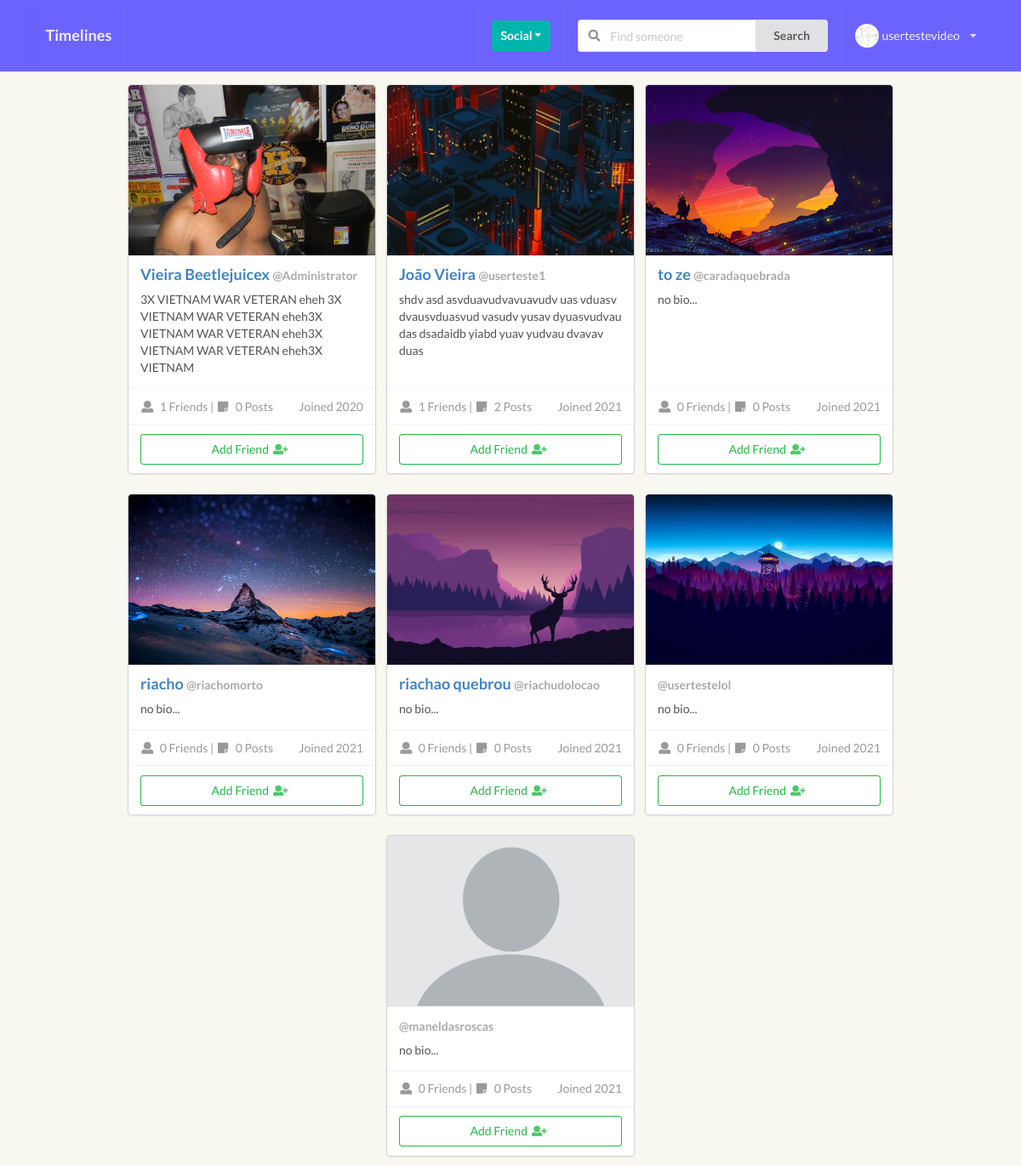
The page /profiles/ (signed in) on the database its author committed.
### perfil/models.py (models this page shows, shortened)
class Profile(models.Model):
    first_name = models.CharField(max_length=200, blank=True)
    last_name = models.CharField(max_length=200, blank=True)
    username = models.OneToOneField(User, on_delete=models.CASCADE)
    bio = models.TextField(default="no bio...", max_length=120)
    email = models.EmailField(max_length=200, blank=True)
    country = models.CharField(max_length=200, blank=True)
    avatar = models.ImageField(default='avatar.png', upload_to='avatars/')
    friends = models.ManyToManyField(User, blank=True, related_name='friends')
    slug = models.SlugField(unique=True, blank=True)
    updated = models.DateTimeField(auto_now=True)
    created = models.DateTimeField(auto_now_add=True)
    objects = ProfileManager()
    def get_absolute_url(self):
        return reverse("perfil:profile_detail_view", kwargs={"slug": self.slug})
    def get_friends_no(self):
        return self.friends.count()
    def get_posts_no(self):
        return self.posts.all().count() #'posts' is related name to comments authors in /posts/models.py
    def created_str(self):
        new_created = self.created.strftime('%y')
        return new_created
    __initial_first_name = None
    __initial_last_name = None
    def __init__(self, *args, **kwargs):
        super().__init__(*args, **kwargs)
        self.__initial_first_name = self.first_name
        self.__initial_last_name = self.last_name

### perfil/views.py (the view, shortened to what this page needs)
# urls.py: path('', ProfileListView.as_view(), name="all-profiles-view"),
class ProfileListView(LoginRequiredMixin, ListView):
    model = Profile
    template_name = 'perfil/profiles_list.html'
    def get_queryset(self):
        qs = Profile.objects.get_all_profiles(self.request.user)
        return qs
    def get_context_data(self, **kwargs):
        context = super().get_context_data(**kwargs)
        user = User.objects.get(username__iexact=self.request.user)
        profile = Profile.objects.get(username=user)
        rel_r = Relationship.objects.filter(sender=profile)
        rel_s = Relationship.objects.filter(receiver=profile)
        rel_receiver = []
        rel_sender = []
        for item in rel_r:
            rel_receiver.append(item.receiver.username)
        for item in rel_s:
            rel_sender.append(item.sender.username)
        context["rel_receiver"] = rel_receiver
        context["rel_sender"] = rel_sender
        context['is_empty'] = False
        if len(self.get_queryset()) == 0:
            context['is_empty'] = True
        return context

### perfil/context_processors.py (called while the page is built)
def profile_pic(request):
    if request.user.is_authenticated:
        profile_obj = Profile.objects.get(username=request.user)
        pic = profile_obj.avatar
        return {'picture':pic}
    return {}

def invitations_received_no(request):
    if request.user.is_authenticated:
        profile_obj = Profile.objects.get(username=request.user)
        qs_count = Relationship.objects.invitations_received(profile_obj).count()
        return {'invites_num':qs_count}
    return {}

### perfil/models.py (called while the page is built)
    def get_all_profiles(self, me):
        profiles = Profile.objects.all().exclude(username=me)
        return profiles

    def invitations_received(self, receiver):
        qs = Relationship.objects.filter(receiver=receiver, status='send')
        return qs

### perfil/templates/perfil/profiles_list.html (shortened to what this page needs)
{% extends 'base.html' %} {% block title %} All Profiles {% endblock title %} {% block content %}
<div class="ui grid mt-100">
    <div class="ui centered cards">
        {% for obj in object_list %}
        <div class="card">
            <div class="image">
                <img class="profile-list-avatar" src="{{obj.avatar.url}}">
            </div>
            <div class="content">
                <div class="header"><a href="{{ obj.get_absolute_url}}">{{obj.first_name}} {{obj.last_name}} <span class="small_text">@{{obj.username}}</span></a>
                </div>
                <div class="description">
                    {{obj.bio}}
                </div>
            </div>
            <div class="extra content">
                <span class="right floated">
              Joined 20{{obj.created_str}}
            </span>
                <span>
              <i class="user icon"></i>
              {{obj.get_friends_no}} Friends |
              <i class="sticky note icon"></i>
              {{obj.get_posts_no}} Posts
            </span>
            </div>
            <div class="extra content">
                <span>
                    {% if obj.username not in rel_receiver and request.user not in rel_sender %}
                    <form class="send_invite" action="{% url 'perfil:send_invite' %}" method="POST">
                        <button type="submit" class="ui positive basic button max-content-width">Add Friend&nbsp;&nbsp;&nbsp;<i class="user plus icon "></i></button>
                    </form>
                    {% endif %}
                </span>
            </div>
        </div>
        {% endfor %}</div>
</div> {% endblock content %}

### templates/main/navbar.html (shortened to what this page needs)
<div class="ui inverted menu nav mb-7 fixed top sticky" style="background-color: #6C63FF !important;">
    <div class="ui container">
        {% if request.user.is_authenticated %}
        <a href="{% url 'posts:main-post-view' %}" class="item">
            <h3>Timelines</h3>
        </a>
        {% else %}
        <a href="{% url 'home' %}" class="item">
            <h3>Timelines</h3>
        </a>
        {% endif %}
        <div class="right menu">
            {% if request.user.is_authenticated %}
            <div class="item">
                <div class="ui floating dropdown icon button teal"> Social
                    <i class="dropdown icon"></i>
                </div>
            </div>
            <div class="item">
                <form action="{% url 'perfil:profile-search' %}" method="POST">
                    <div class="ui action left icon input">
                        <input class="prompt" type="text" name='searched_name' placeholder="Find someone">
                        <button type='submit' class="ui button">Search</button>
                    </div>
                </form>
            </div>
            <div class="item ui floating dropdown">
                <img src={{picture.url}} class='ui avatar image'>{{ request.user }}<i class="dropdown icon"></i>
            </div>
            {% endif %}
        </div>
    </div>
</div>

### static_project/style.css (style rules this page uses)
body { background: #F8F8F1 !important; }
.nav { border-radius: 0px !important; padding: 10px 0 10px 0 !important; }
.mb-7 { margin-bottom: 7px !important; }
.mt-100 { margin-top: 100px !important; }
.max-content-width { width: 100%; }
.small_text { font-size: 1rem; color: darkgrey; }
.right { float: right; }
.left { float: left; }
.fixed { position: fixed !important; }
.profile-list-avatar { object-fit: cover !important; max-height: 200px !important; min-height: 200px !important; min-width: 100% !important; }

### static_project/not_logged.css (style rules this page uses)
body { -webkit-font-smoothing: antialiased; -moz-font-smoothing: grayscale; }
@media only screen and (min-width: 768px) { .ui.container { width: 700px; max-width: 700px; } }

### rows shown on the page
Profile: avatar (picture), first_name "Vieira", last_name "Beetlejuicex", username "Administrator", bio "3X VIETNAM WAR VETERAN eheh 3X VIETNAM WAR VETERAN eheh3X VIETNAM WAR VETERAN eheh3X VIETNAM WAR VETERAN eheh3X VIETNAM", created_str "20", get_friends_no "1", get_posts_no "0"
Profile: avatar (picture), first_name "João", last_name "Vieira", username "userteste1", bio "shdv asd asvduavudvavuavudv uas vduasv dvausvduasvud vasudv yusav dyuasvudvau das dsadaidb yiabd yuav yudvau dvavav duas", created_str "21", get_friends_no "1", get_posts_no "2"
Profile: avatar (picture), first_name "to", last_name "ze", username "caradaquebrada", bio "no bio...", created_str "21", get_friends_no "0", get_posts_no "0"
Profile: avatar (picture), first_name "riacho", username "riachomorto", bio "no bio...", created_str "21", get_friends_no "0", get_posts_no "0"
Profile: avatar (picture), first_name "riachao", last_name "quebrou", username "riachudolocao", bio "no bio...", created_str "21", get_friends_no "0", get_posts_no "0"
Profile: avatar (picture), username "usertestelol", bio "no bio...", created_str "21", get_friends_no "0", get_posts_no "0"
Profile: avatar (placeholder picture), username "maneldasroscas", bio "no bio...", created_str "21", get_friends_no "0", get_posts_no "0"

### other values the page prints
{{ request.user }} "usertestevideo"
